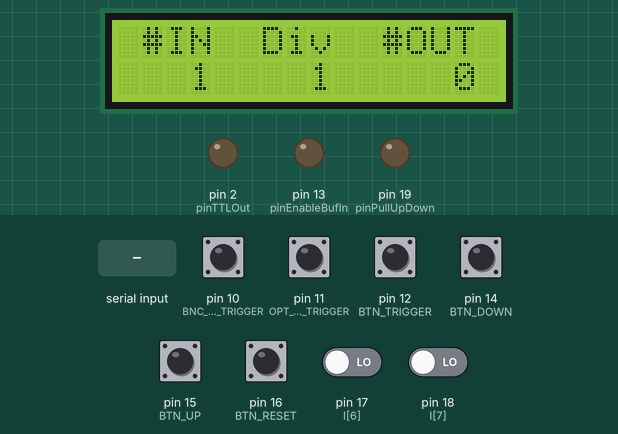
Simulated run of this sketch. Board: Arduino Uno, built with avr-gcc and run on an emulated ATmega328P. Shown: 16×2 character LCD, output pins drawn as LEDs (lit = HIGH). The test bench sets the inputs (shaded band); at power-on: pin 10 (BNC_MRI_TRIGGER), pin 11 (OPT_MRI_TRIGGER), pin 12 (BTN_TRIGGER), pin 14 (BTN_DOWN), pin 15 (BTN_UP), pin 16 (BTN_RESET) HIGH, pin 17 (I[6]), pin 18 (I[7]) LOW. What the sketch prints to the serial monitor is not drawn.

Above: at 2.2 s.
2.3 s: pin 10 (BNC_MRI_TRIGGER) pulled LOW for 0.15 s
At 3.6 s:
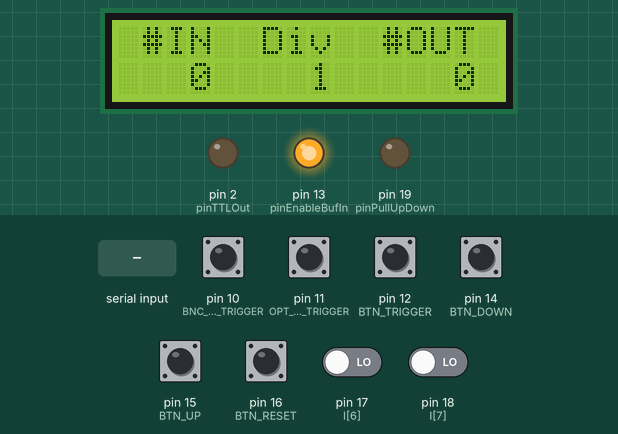
3.9 s: "1" received over Serial
At 5.1 s:
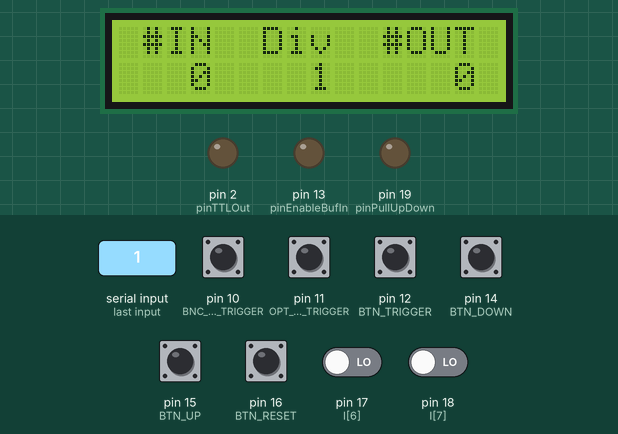
5.4 s: "1" received over Serial
At 6.4 s:
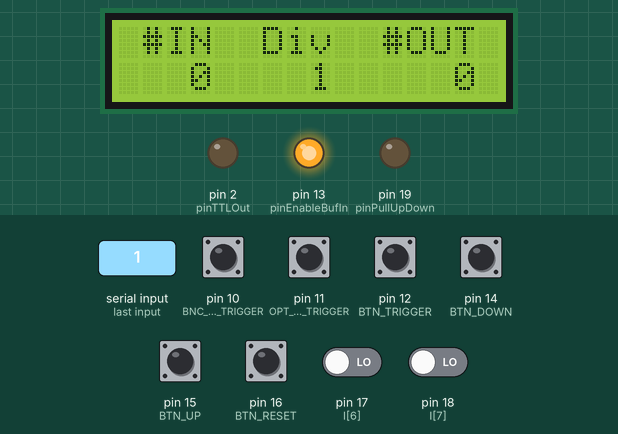
6.9 s: pin 11 (OPT_MRI_TRIGGER) pulled LOW for 0.15 s
At 8.2 s:
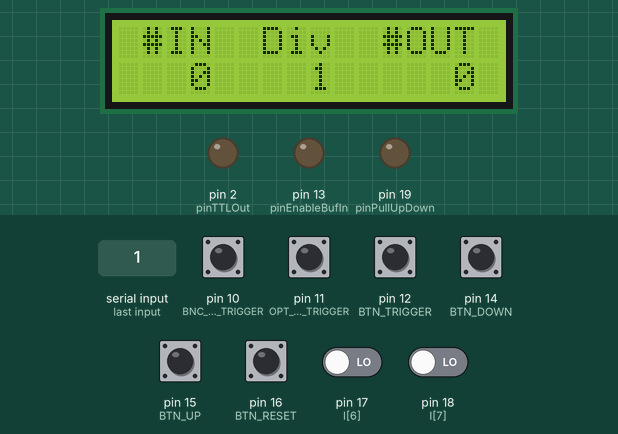
8.5 s: pin 12 (BTN_TRIGGER) pulled LOW for 0.15 s
At 9.7 s:
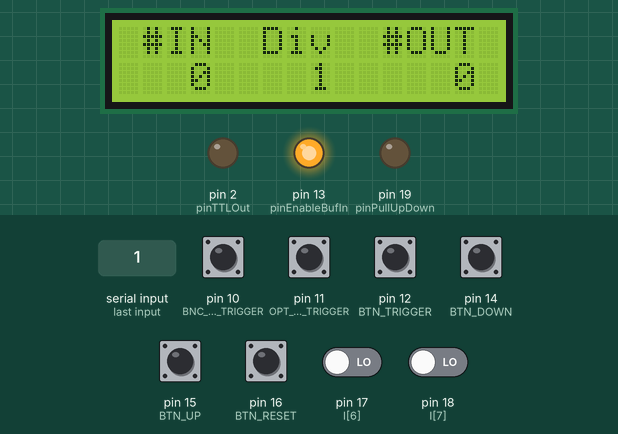
10.1 s: pin 14 (BTN_DOWN) pulled LOW for 0.15 s
At 10.9 s:
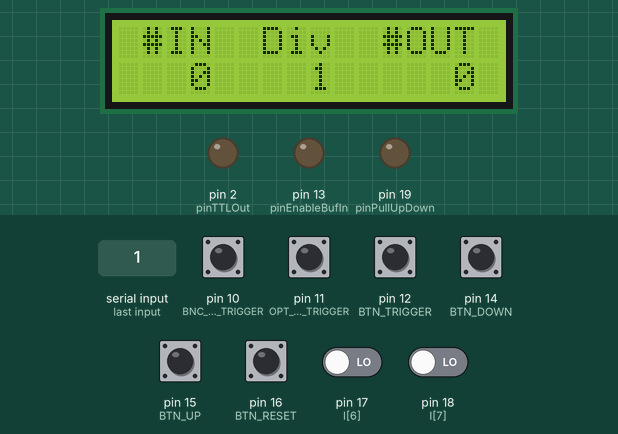
Timing chart, 0 to 12.7 s (numbered marks = the images above; inputs shaded):
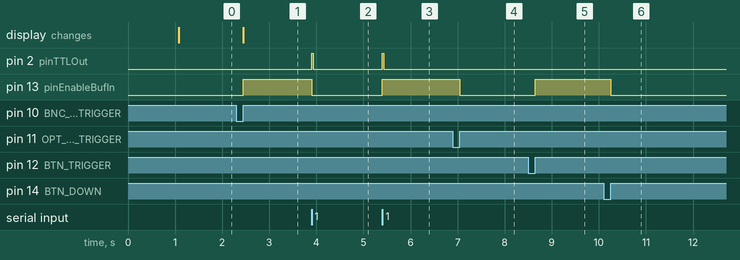

The sketch:

BitSy.ino
```cpp
/*
 * MRI SCAN TRIGGER using Arduino BITSI code and LCD display
 * by Erik van den Boogert
 *
 * $Id: mriscanV20110804.pde 04 2011-08-01 e.vandenboogert@donders.ru.nl $
 * $Id: mriscanV20120801.ino 04 2012-08-01 u.plones@donders.ru.nl $
 * $Id: mriscanV20121114.ino 04 2012-11-14
 * $Id: mriscanV20130320.ino 04 2013-03-20 u.plones@donders.ru.nl $
 * $Id: mriscanV20190117.ino 04 2019-01-17 u.plones@donders.ru.nl $
 *
 * Changelog:
 * 2012-11-01 - Added reset button
 * 2012-14-14 - Rewrote the program for use with PinChangeInt library (input interrupt detection).
 *            - used IsTime function to handle debouncing
 *            - Changed display lay-out to lay-out as explained below.
 * 2013-03-20 - original BITSI signal handling (date 2012-11-01) because previous version had timing issues.
 * 2019-01-17 - Added level mode. Pressing button down as DivCount is 0 will enter level mode. LM will show in the display.
 *
 **  LCD Display layout explained:
 **  TriggerInCount   DivCount   TriggerOutCount
 **
 **  LCD Display when in level Mode:
 **  TriggerInCount   LM    TriggerOutCount
 **
 **  SyncCount:       The number of triggers to receive before an output trigger is send
 **  DivCount:        Sets the divide-by-n counter
 **  TriggerOutCount: Displays the given number of output triggers
 **  LM:              LevelMode
 **
 **
 */

#include <LiquidCrystal.h>

#define BNC_MRI_TRIGGER 10
#define OPT_MRI_TRIGGER 11
#define BTN_TRIGGER 12
#define BTN_DOWN 14
#define BTN_UP 15
#define BTN_RESET 16
#define SPARE_1 17
#define SPARE_2 18

#define TIMECTL_MAXTICKS  4294967295L
#define TIMECTL_INIT      0

// the macro sets or clears the appropriate bit in port D if the pin is less than 8 or port B if between 8 and 13
#define fastWrite(_pin_, _state_) ( _pin_ < 8 ? (_state_ ?  PORTD |= 1 << _pin_ : PORTD &= ~(1 << _pin_ )) : (_state_ ?  PORTB |= 1 << (_pin_ -8) : PORTB &= ~(1 << (_pin_ -8)  )))


unsigned long flashTimeMark=0;  //a millisecond time stamp used by the IsTime() function. initialize to 0
unsigned long int flashTimeInterval=1000;  //How many milliseconds we want for the flash cycle. 1000mS is 1 second.

unsigned long TimeoutPulseLength = 30;  /* Output port pulseLength in ms     */
unsigned long TimeoutDebounce    = 8;   /* Debounce interval in ms           */
unsigned long TimeoutPacingLED   = 500; /* Onboard Pacing LED interval in ms */
unsigned long LevelModeStartTime = 0;   //
unsigned long MaxLevelModeTimeOn = 500; // maximum allowed time on in level mode in ms

/* Reserved hardware wiring for enabling/disabling the HCT244 input buffer to I[8] */
int pinEnableBufIn = 13;

/* Reserved hardware wiring for forcing 27KOhm pull-up / pull-down to I[8] */
int pinPullUpDown  = 19;

/* Reserved hardware wiring for TTL MRI Sync Output to D2 */
int pinTTLOut  = 2;

/* There are 8 associated input bits D10=pin10, D11=pin11, D12=pin12
 * A0=pin14/AI0, A1=pin15/AI1 ,A2=pin16/AI2, A3=pin17/AI3, A4=pin18/AI3 */
int I[8] = {10, 11, 12, 14, 15, 16, 17, 18};

/* declare 8 debouncing varables for each input bit.
 * One should remember the time moment when the edge was detected and set a boolean Debouncing_I[n] */
unsigned long TimeOnSet_I[8]  = {0, 0, 0, 0, 0, 0, 0, 0};
boolean       Debouncing_I[8] = {false, false, false, false, false, false, false, false};

/* declare bit state memory booleans to find out if input values have changed since the last looptest */
boolean State_I[8]      = {LOW, LOW, LOW, LOW, LOW, LOW, LOW, LOW};
boolean Prev_State_I[8] = {HIGH, HIGH,  HIGH, HIGH, HIGH, HIGH,  HIGH, HIGH};

//int I[8] = {BNC_MRI_TRIGGER, OPT_MRI_TRIGGER, BTN_TRIGGER, BTN_DOWN, BTN_UP, BTN_RESET, SPARE_1, SPARE_2};

//serial buffer
byte SerialInChr;

unsigned long TimeNow = 0;         // start time variable
unsigned long TimeOnsetOut = 0;    //
boolean       Parallel_Out_Active = false;

/* declare 8 debouncing variables for each input bit.
 * One should remember the time moment when the edge was detected and set a boolean Debouncing_I[n] */
unsigned long IntervalStartTime[7]  = {0};
boolean       DebounceTimePassed[7] = {false};
boolean       LevelMode = false, LevelModeState = LOW;

// declare a default divide by n counter and initialize the SyncCount to 1, supporting 3 modes
  //   a) default mode: every MRI Sync trigger will be forwarded as TTL output
  //   b) single shot mode: only the first MRI Sync trigger will cause a TTL output
  //   c) divide by n mode: first count down from n downto 1 before generating a TTL output
unsigned DivCount = 1;
unsigned SyncCount = 1;
unsigned TriggerInCount = 0;  //scanner input trigger counter
unsigned TriggerOutCount = 0;  //output pulse counter
unsigned LMTriggerInCount = 0;
unsigned LMTriggerOutCount = 0;

LiquidCrystal lcd(3, 4, 5, 6, 7, 8, 9); // LiquidCrystal(rs, rw, enable, d4, d5, d6, d7)
char displaystring[16];


//Function prototype
void LCDPrintDefaultMode(void);
void ButtonDown(void);
void ButtonUp(void);
void ButtonReset(void);
int IsTime(unsigned long, unsigned long);
void ConfigureInputMode(void);
void OutPortWrite(byte);
void LCDUpdate(unsigned&, unsigned, unsigned&);
void LM_LCDUpdate(unsigned&, unsigned&);


/// <-----> interrupts <-----> \\\

const byte interruptPin = 2;
volatile byte state = LOW;
volatile int cnt = 0;

void OptoTriger();

/// <-----> end <-----> \\\


void setup()
{


    //if there is a state change at the interruptPin 2 we will interrupt the system
    attachInterrupt(digitalPinToInterrupt(interruptPin), OptoTriger, RISING); //CHANGE RISING

    // initialize standard BITSI input bits
    ConfigureInputMode();

    // initialize serial port (enabling BITSI alike communication via COM-port)
    Serial.begin(115200);

    // enable input buffer
    pinMode(pinEnableBufIn, OUTPUT);
    digitalWrite(pinEnableBufIn, LOW);

    // enable pullup resistors
    pinMode(pinPullUpDown, OUTPUT);
    digitalWrite(pinPullUpDown, LOW);

    // initialize TTLOutput
    pinMode(pinTTLOut, OUTPUT);
    digitalWrite(pinTTLOut, LOW);

    //initialize lcd
    lcd.begin(16,2);
    lcd.clear();
    lcd.print("MRIST 20190117");
    delay(1000);
    lcd.clear();

    //lcd.print("Default mode    ");
    LCDPrintDefaultMode();

    // show program name and version number in the console
    Serial.println("MRI Scan Trigger $Revision: 20130320, Ready!");
}

void loop() {
    byte index = 0;

    /* Get TimeNow as a reference for all Timeout counters for debouncing inputs and output pulseLength */
    TimeNow = millis();

    /* Process incoming serial characters ***************************************************************
     * The output bits are set immediately to reflect the value of the incoming serial character.
     * After [TimeoutPulseLength] miliseconds the output port is reset to 0.
     */

    // check if data has been sent from the computer
    if (Serial.available() & !LevelMode) {
        //--- read the most recent byte
        SerialInChr = Serial.read();

        OutPortWrite(SerialInChr);
        /* store the TimeOnSet moment as a reference timestamp for the desired fixed pulseLength */
//        TRInterval = TimeNow - TimeOnsetOut;
        TimeOnsetOut = TimeNow;
        /* Set the Active flag, which enables the pulseLength timeout and returns the outputs to 0
         * after the timeout */
        Parallel_Out_Active = true;
    }
    else if (Parallel_Out_Active & ((TimeNow - TimeOnsetOut) > TimeoutPulseLength)) {
        /* return output bits to zero and reset Active flag */
        OutPortWrite(0);
        Parallel_Out_Active = false;
    }
	//reset output after 500ms in levelmodestate
	if(LevelModeState & (TimeNow - LevelModeStartTime >= MaxLevelModeTimeOn)) {
	    OutPortWrite(0);
		LevelModeState == LOW;
	}

    /* Process input bits *******************************************************************************
     * The input bits are monitored for state changes. If bit 0 goes from low to high, a capital 'A' character
     * is sent back to the PC over the serial line.
     * When it changes back from high to low, a lowercase 'a' character is sent to the PC.
     * For bits 0 to 7, the characters A-H and a-h are sent respectively.
     *
     * It is possible to connect mechanical switches to each of the inputs, because the input bits are debounced.
     * After a bit's state change, it will be ignored for a debouncing interval of [TimeoutDebounce] miliseconds.
     */

    // handle trigger bits

	/* loop over the bits, to check their states */
    for (index = 0; index < 8; index = index + 1) {
        State_I[index] = digitalRead(I[index]);

        /* check for bit state change = egde, but not within debouncing interval */
        if ((Prev_State_I[index] != State_I[index]) & !Debouncing_I[index]) {
            /* respond with the corresponding character */
            if (State_I[index] == HIGH) {
                Serial.print(char(97 + index));

                // Here add code exceptional for the standard BITSI; I[0], I[1] and I[2] act as an OR port for MRI Sync pulse triggers
                //   so if one of these inputs is detected high at this point, the TTL Output shall be activated, just like it was activated
                //   from a received character from the host PC. (The latter feature by the way is an additional feature, which comes for free
                //   when maintaining maximum code compatibility with the original BITSI code. This feature may be used to send a test
                //   trigger initiated from the host/Presentation PC).
                if ((State_I[0] != 0) | (State_I[1] != 0) | (State_I[2] != 0)) {
				    if(LevelMode) {
					    if (LevelModeState == LOW) {
					        LevelModeStartTime = TimeNow;
						    LevelModeState = HIGH;
					        OutPortWrite(B00000001); //set trigger out
							LMTriggerOutCount++;
						} else {
						    OutPortWrite(0); //reset trigger out
							LevelModeState = LOW;
						}
						LMTriggerInCount++;
					} else {
                        // Only set the TTL output if SyncCount is 1, otherwise discriminate between
                        //   a) default mode: every MRI Sync trigger will be forwarded as TTL output
                        //   b) single shot mode: only the first MRI Sync trigger will cause a TTL output
                        //   c) divide by n mode: first count down from n downto 1 before generating a TTL output
                        if (SyncCount == 1 ) {
                            OutPortWrite(B00000001);
                            /* store the TimeOnSet moment as a reference timestamp for the desired fixed pulseLength */
 //                           TRInterval = TimeNow - TimeOnsetOut;
                            TimeOnsetOut = TimeNow;
						    TriggerOutCount++;
                            /* Set the Active flag, which enables the pulseLength timeout and returns the outputs to 0
                            * after the timeout */
                            Parallel_Out_Active = true;
                            //
                            // check single shot mode: disable next triggers by setting SyncCount = 0;
                            if (DivCount == 0) { SyncCount = 0; }
                            // check divide by n mode, recount loop
                            if (DivCount > 1) { SyncCount = DivCount +1; }
                        }

                        // check divide-by-n mode, decrement(SyncCount)
                        if (SyncCount > 1) {
					        SyncCount = SyncCount - 1;
					    }
					    TriggerInCount++;
					}
				}

                // Check for Button(down)
				if (State_I[3] != 0) { ButtonDown(); }

                // Check for Button(up)
				if (State_I[4] != 0) { ButtonUp(); }

	            //Check for Button (reset)
				if( State_I[5] != 0 ) {
				    ButtonReset();
				    LevelMode = false;
			    }

                if(LevelMode) {
                    //LCDPrintLevelMode();
					LM_LCDUpdate(LMTriggerInCount, LMTriggerOutCount);
                } else {
			        // Finally update the LCD display:
		            LCDUpdate(TriggerInCount, DivCount, TriggerOutCount);
				}
            }
            else { Serial.print(char(65 + index));
			}

            /* start debouncing */
            TimeOnSet_I[index] = millis();
            Debouncing_I[index] = true;

            /* save new previous bit state */
            Prev_State_I[index] = State_I[index];
        }
    }

    /* reset debouncing status for each bit if the debounce interval has elapsed */
    for (index = 0; index < 8; index = index + 1) {
        if (Debouncing_I[index] & ((TimeNow - TimeOnSet_I[index]) > TimeoutDebounce)) {
            Debouncing_I[index] = false;
        }
    }

} //end loop()

//--- General methods --------------------------------

void LCDPrintDefaultMode(void) {
    lcd.print(" #IN  Div  #OUT ");
    lcd.setCursor(0,1);

    //lcd.print(" 1  1 STOP     0");
    lcd.print("   1    1     0 ");
}

void LCDPrintLevelMode(void) {
    lcd.setCursor(0,1);
	lcd.print("   1   LM     0 ");
}

// Decrement DivCount
void ButtonDown(void) {
    if (DivCount >= 0) {
        if (DivCount > 0) {
	        DivCount --;
            SyncCount = DivCount +1;
	    } else if (DivCount == 0) {
	        SyncCount = 1;
			DivCount = 0;
			LevelMode = true;
	    }
	}
}

// Increment DivCount set SynCount to 1
void ButtonUp(void) {
    if(DivCount == 0 & LevelMode == true) {
	    ButtonReset();
	} else if(DivCount < 99) {
        DivCount++;
        SyncCount = 1;
	}
}

// Reset Display values
void ButtonReset(void) {
    SyncCount = 1;
	DivCount = 1;
	TriggerOutCount = 0;
	TriggerInCount = 0;
	LMTriggerInCount = 0;
	LMTriggerOutCount = 0;
	LevelModeState == LOW;
	LevelMode = false;
	OutPortWrite(0);
}

int IsTime(unsigned long *timeMark, unsigned long timeInterval){
    unsigned long timeCurrent;
    unsigned long timeElapsed;
    int result=false;

    timeCurrent=millis();
    if(timeCurrent<*timeMark) {  //Rollover detected
        timeElapsed=(TIMECTL_MAXTICKS-*timeMark)+timeCurrent;  //elapsed=all the ticks to overflow + all the ticks since overflow
    }
    else {
        timeElapsed=timeCurrent-*timeMark;
    }

    if(timeElapsed>=timeInterval) {
        *timeMark=timeCurrent;
        result=true;
    }
    return(result);
}

void ConfigureInputMode(void)
{
  // configure all the pins of the input port as inputs
  pinMode(BNC_MRI_TRIGGER, INPUT);
  pinMode(OPT_MRI_TRIGGER, INPUT);
  pinMode(BTN_TRIGGER, INPUT);
  pinMode(BTN_DOWN, INPUT);
  pinMode(BTN_UP, INPUT);
  pinMode(BTN_RESET, INPUT);
//  pinMode(SPARE_1, INPUT);
//  pinMode(SPARE_2, INPUT);

  // enable/disable internal pullup
  digitalWrite(BNC_MRI_TRIGGER, HIGH);
  digitalWrite(OPT_MRI_TRIGGER, HIGH);
  digitalWrite(BTN_TRIGGER, HIGH);
  digitalWrite(BTN_DOWN, HIGH);
  digitalWrite(BTN_UP, HIGH);
  digitalWrite(BTN_RESET, HIGH);
//  digitalWrite(SPARE_1, HIGH);
//  digitalWrite(SPARE_2, HIGH);
}


void OutPortWrite(byte code)
{
  if ((code & B00000001) > 0)
  { digitalWrite(pinTTLOut, HIGH); }
  else
  { digitalWrite(pinTTLOut, LOW); }
}


/** Function: Updates two row 16 character LCD Display
 *            First row displays the headers and remains static.
 *			  2nd row displays the argument counts
 *			  all counters rollover
 *  arguments: TrigInc: Incoming trigger pulses
 *             DivC:    Devide by n counter
 *             TRC:     Trigger out count  */
void LCDUpdate(unsigned &TrigInC, unsigned DivC, unsigned &TRC) {
    lcd.setCursor(0, 1);      //setCursor(col, row)
    if ((TrigInC > 0) && (TrigInC < 10000)) {
        sprintf(displaystring, "%4i", TrigInC);
    } else {
	    //sprintf(displaystring, "-----");
          TrigInC = 0;
          sprintf(displaystring, "%4i", TrigInC);
    }
    lcd.print(displaystring);

    lcd.setCursor(7, 1);
    if ((DivC >= 0) && (DivC < 100)) {
        sprintf(displaystring, "%2i", DivC);
    } else {
	    sprintf(displaystring, "--");
    }
    lcd.print(displaystring);

    lcd.setCursor(11, 1);
    if ((TRC >= 0) && (TRC < 10000)) {
        sprintf(displaystring, "%4i", TRC);
    } else {
	//sprintf(displaystring, "-----");
        TRC= 0;
    }
    lcd.print(displaystring);
}
//Copied from the above function for a quick fix
//Function used for updating the level mode display
/** Function: Updates two row 16 character LCD Display
 *            First row displays the headers and remains static.
 *			  2nd row displays the argument counts
 *			  all counters rollover
 *  arguments: TrigInc: Incoming trigger pulses
 *             DivC:    Devide by n counter
 *             TRC:     Trigger out count  */
void LM_LCDUpdate(unsigned &TrigInC, unsigned &TRC) {
    lcd.setCursor(0, 1);      //setCursor(col, row)
    if ((TrigInC > 0) && (TrigInC < 10000)) {
        sprintf(displaystring, "%4i", TrigInC);
    } else {
	    //sprintf(displaystring, "-----");
          TrigInC = 0;
          sprintf(displaystring, "%4i", TrigInC);
    }
    lcd.print(displaystring);

    lcd.setCursor(7, 1);    //One position to the left in comparison to the above function
    sprintf(displaystring, "LM");
    lcd.print(displaystring);

    lcd.setCursor(11, 1);
    if ((TRC >= 0) && (TRC < 10000)) {
        sprintf(displaystring, "%4i", TRC);
    } else {
	//sprintf(displaystring, "-----");
        TRC= 0;
    }
    lcd.print(displaystring);
}


/*This recipe has been cooked by Jose Garcia-Uceda*/
void OptoTriger()
{
       state = !state;
       if (state)
       {
          fastWrite(13, HIGH);         // set Pin high  SINE ON  during 500 ms
       }
       if (!state)
       {
          fastWrite(13, LOW);         //  set Pin low   SINE OFF during 500 ms
       }
}
```

Measured:
- after the input at 2.3 s, pin 13 (pinEnableBufIn): LOW → HIGH after 0.15 s; the display: changes after 0.15 s (image 1)
- after the input at 3.9 s, pin 2 (pinTTLOut): LOW → HIGH at once, → LOW 0.03 s later; pin 13 (pinEnableBufIn): HIGH → LOW at once
- after the input at 5.4 s, pin 2 (pinTTLOut): LOW → HIGH at once, → LOW 0.03 s later; pin 13 (pinEnableBufIn): LOW → HIGH at once
- after the input at 6.9 s, pin 13 (pinEnableBufIn): HIGH → LOW after 0.15 s
- after the input at 8.5 s, pin 13 (pinEnableBufIn): LOW → HIGH after 0.15 s
- after the input at 10.1 s, pin 13 (pinEnableBufIn): HIGH → LOW after 0.15 s
